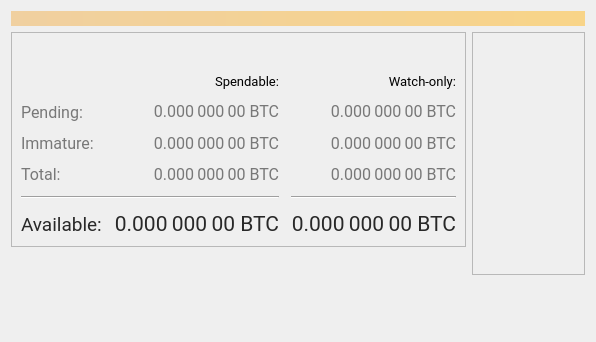
<?xml version="1.0" encoding="UTF-8"?>
<ui version="4.0">
 <class>OverviewPage</class>
 <widget class="QWidget" name="OverviewPage">
  <property name="geometry">
   <rect>
    <x>0</x>
    <y>0</y>
    <width>596</width>
    <height>342</height>
   </rect>
  </property>
  <property name="font">
   <font>
    <family>Roboto</family>
    <pointsize>10</pointsize>
   </font>
  </property>
  <property name="windowTitle">
   <string>Form</string>
  </property>
  <layout class="QVBoxLayout" name="topLayout">
   <item>
    <widget class="QLabel" name="labelAlerts">
     <property name="visible">
      <bool>false</bool>
     </property>
     <property name="styleSheet">
      <string notr="true">QLabel { background-color: qlineargradient(x1: 0, y1: 0, x2: 1, y2: 0, stop:0 #F0D0A0, stop:1 #F8D488); color:#000000; }</string>
     </property>
     <property name="wordWrap">
      <bool>true</bool>
     </property>
     <property name="margin">
      <number>3</number>
     </property>
     <property name="textInteractionFlags">
      <set>Qt::TextSelectableByMouse</set>
     </property>
    </widget>
   </item>
   <item>
    <layout class="QHBoxLayout" name="horizontalLayout" stretch="1,1">
     <item>
      <layout class="QVBoxLayout" name="verticalLayout_2">
       <item>
        <widget class="QFrame" name="frame">
         <property name="frameShape">
          <enum>QFrame::StyledPanel</enum>
         </property>
         <property name="frameShadow">
          <enum>QFrame::Raised</enum>
         </property>
         <layout class="QVBoxLayout" name="verticalLayout_4">
          <item>
           <layout class="QHBoxLayout" name="horizontalLayout_4">
            <item>
             <widget class="QLabel" name="label_5">
              <property name="font">
               <font>
                <family>Roboto</family>
                <pointsize>10</pointsize>
                <weight>75</weight>
                <bold>true</bold>
               </font>
              </property>
              <property name="text">
               <string/>
              </property>
             </widget>
            </item>
            <item>
             <widget class="QPushButton" name="labelWalletStatus">
              <property name="enabled">
               <bool>true</bool>
              </property>
              <property name="maximumSize">
               <size>
                <width>30</width>
                <height>16777215</height>
               </size>
              </property>
              <property name="toolTip">
               <string>The displayed information may be out of date. Your wallet automatically synchronizes with the Prux network after a connection is established, but this process has not completed yet.</string>
              </property>
              <property name="text">
               <string/>
              </property>
              <property name="icon">
               <iconset resource="../bitcoin.qrc">
                <normaloff>:/icons/warning</normaloff>
                <disabledoff>:/icons/warning</disabledoff>:/icons/warning</iconset>
              </property>
              <property name="iconSize">
               <size>
                <width>24</width>
                <height>24</height>
               </size>
              </property>
              <property name="flat">
               <bool>true</bool>
              </property>
             </widget>
            </item>
            <item>
             <spacer name="horizontalSpacer_3">
              <property name="orientation">
               <enum>Qt::Horizontal</enum>
              </property>
              <property name="sizeHint" stdset="0">
               <size>
                <width>40</width>
                <height>20</height>
               </size>
              </property>
             </spacer>
            </item>
           </layout>
          </item>
          <item>
           <layout class="QGridLayout" name="gridLayout">
            <property name="spacing">
             <number>12</number>
            </property>
            <item row="3" column="1">
             <widget class="QLabel" name="labelImmature">
              <property name="font">
               <font>
                <family>Roboto</family>
                <pointsize>12</pointsize>
                <weight>50</weight>
                <bold>false</bold>
               </font>
              </property>
              <property name="cursor">
               <cursorShape>IBeamCursor</cursorShape>
              </property>
              <property name="toolTip">
               <string>Mined balance that has not yet matured</string>
              </property>
              <property name="styleSheet">
               <string notr="true">color: rgb(120, 120, 120);</string>
              </property>
              <property name="text">
               <string notr="true">0.000 000 00 BTC</string>
              </property>
              <property name="alignment">
               <set>Qt::AlignRight|Qt::AlignTrailing|Qt::AlignVCenter</set>
              </property>
              <property name="textInteractionFlags">
               <set>Qt::LinksAccessibleByMouse|Qt::TextSelectableByKeyboard|Qt::TextSelectableByMouse</set>
              </property>
             </widget>
            </item>
            <item row="3" column="0">
             <widget class="QLabel" name="labelImmatureText">
              <property name="font">
               <font>
                <family>Roboto</family>
                <pointsize>12</pointsize>
                <weight>50</weight>
                <bold>false</bold>
               </font>
              </property>
              <property name="styleSheet">
               <string notr="true">color: rgb(120, 120, 120);</string>
              </property>
              <property name="text">
               <string>Immature:</string>
              </property>
             </widget>
            </item>
            <item row="2" column="2">
             <widget class="QLabel" name="labelWatchPending">
              <property name="font">
               <font>
                <family>Roboto</family>
                <pointsize>12</pointsize>
                <weight>50</weight>
                <bold>false</bold>
               </font>
              </property>
              <property name="cursor">
               <cursorShape>IBeamCursor</cursorShape>
              </property>
              <property name="toolTip">
               <string>Unconfirmed transactions to watch-only addresses</string>
              </property>
              <property name="styleSheet">
               <string notr="true">color: rgb(120, 120, 120);</string>
              </property>
              <property name="text">
               <string notr="true">0.000 000 00 BTC</string>
              </property>
              <property name="alignment">
               <set>Qt::AlignRight|Qt::AlignTrailing|Qt::AlignVCenter</set>
              </property>
              <property name="textInteractionFlags">
               <set>Qt::LinksAccessibleByMouse|Qt::TextSelectableByKeyboard|Qt::TextSelectableByMouse</set>
              </property>
             </widget>
            </item>
            <item row="6" column="0">
             <widget class="QLabel" name="labelBalanceText">
              <property name="font">
               <font>
                <family>Roboto Cn</family>
                <pointsize>14</pointsize>
               </font>
              </property>
              <property name="styleSheet">
               <string notr="true">color: rgb(40, 40, 40);</string>
              </property>
              <property name="text">
               <string>Available:</string>
              </property>
             </widget>
            </item>
            <item row="0" column="1">
             <widget class="QLabel" name="labelSpendable">
              <property name="text">
               <string>Spendable:</string>
              </property>
              <property name="alignment">
               <set>Qt::AlignRight|Qt::AlignTrailing|Qt::AlignVCenter</set>
              </property>
             </widget>
            </item>
            <item row="2" column="1">
             <widget class="QLabel" name="labelUnconfirmed">
              <property name="font">
               <font>
                <family>Roboto</family>
                <pointsize>12</pointsize>
                <weight>50</weight>
                <bold>false</bold>
               </font>
              </property>
              <property name="cursor">
               <cursorShape>IBeamCursor</cursorShape>
              </property>
              <property name="toolTip">
               <string>Total of transactions that have yet to be confirmed, and do not yet count toward the spendable balance</string>
              </property>
              <property name="styleSheet">
               <string notr="true">color: rgb(120, 120, 120);</string>
              </property>
              <property name="text">
               <string notr="true">0.000 000 00 BTC</string>
              </property>
              <property name="alignment">
               <set>Qt::AlignRight|Qt::AlignTrailing|Qt::AlignVCenter</set>
              </property>
              <property name="textInteractionFlags">
               <set>Qt::LinksAccessibleByMouse|Qt::TextSelectableByKeyboard|Qt::TextSelectableByMouse</set>
              </property>
             </widget>
            </item>
            <item row="2" column="3">
             <spacer name="horizontalSpacer_2">
              <property name="orientation">
               <enum>Qt::Horizontal</enum>
              </property>
              <property name="sizeHint" stdset="0">
               <size>
                <width>40</width>
                <height>20</height>
               </size>
              </property>
             </spacer>
            </item>
            <item row="5" column="2">
             <widget class="Line" name="lineWatchBalance">
              <property name="sizePolicy">
               <sizepolicy hsizetype="Preferred" vsizetype="Fixed">
                <horstretch>0</horstretch>
                <verstretch>0</verstretch>
               </sizepolicy>
              </property>
              <property name="minimumSize">
               <size>
                <width>140</width>
                <height>0</height>
               </size>
              </property>
              <property name="orientation">
               <enum>Qt::Horizontal</enum>
              </property>
             </widget>
            </item>
            <item row="5" column="0" colspan="2">
             <widget class="Line" name="line">
              <property name="orientation">
               <enum>Qt::Horizontal</enum>
              </property>
             </widget>
            </item>
            <item row="6" column="2">
             <widget class="QLabel" name="labelWatchAvailable">
              <property name="font">
               <font>
                <family>Roboto</family>
                <pointsize>16</pointsize>
                <weight>50</weight>
                <bold>false</bold>
               </font>
              </property>
              <property name="cursor">
               <cursorShape>IBeamCursor</cursorShape>
              </property>
              <property name="toolTip">
               <string>Your current balance in watch-only addresses</string>
              </property>
              <property name="styleSheet">
               <string notr="true">color: rgb(40, 40, 40);</string>
              </property>
              <property name="text">
               <string notr="true">0.000 000 00 BTC</string>
              </property>
              <property name="alignment">
               <set>Qt::AlignRight|Qt::AlignTrailing|Qt::AlignVCenter</set>
              </property>
              <property name="textInteractionFlags">
               <set>Qt::LinksAccessibleByMouse|Qt::TextSelectableByKeyboard|Qt::TextSelectableByMouse</set>
              </property>
             </widget>
            </item>
            <item row="3" column="2">
             <widget class="QLabel" name="labelWatchImmature">
              <property name="font">
               <font>
                <family>Roboto</family>
                <pointsize>12</pointsize>
                <weight>50</weight>
                <bold>false</bold>
               </font>
              </property>
              <property name="cursor">
               <cursorShape>IBeamCursor</cursorShape>
              </property>
              <property name="toolTip">
               <string>Mined balance in watch-only addresses that has not yet matured</string>
              </property>
              <property name="styleSheet">
               <string notr="true">color: rgb(120, 120, 120);</string>
              </property>
              <property name="text">
               <string notr="true">0.000 000 00 BTC</string>
              </property>
              <property name="alignment">
               <set>Qt::AlignRight|Qt::AlignTrailing|Qt::AlignVCenter</set>
              </property>
              <property name="textInteractionFlags">
               <set>Qt::LinksAccessibleByMouse|Qt::TextSelectableByKeyboard|Qt::TextSelectableByMouse</set>
              </property>
             </widget>
            </item>
            <item row="0" column="2">
             <widget class="QLabel" name="labelWatchonly">
              <property name="text">
               <string>Watch-only:</string>
              </property>
              <property name="alignment">
               <set>Qt::AlignRight|Qt::AlignTrailing|Qt::AlignVCenter</set>
              </property>
             </widget>
            </item>
            <item row="2" column="0">
             <widget class="QLabel" name="labelPendingText">
              <property name="font">
               <font>
                <family>Roboto</family>
                <pointsize>12</pointsize>
                <weight>50</weight>
                <bold>false</bold>
               </font>
              </property>
              <property name="styleSheet">
               <string notr="true">color: rgb(120, 120, 120);</string>
              </property>
              <property name="text">
               <string>Pending:</string>
              </property>
             </widget>
            </item>
            <item row="6" column="1">
             <widget class="QLabel" name="labelBalance">
              <property name="font">
               <font>
                <family>Roboto</family>
                <pointsize>16</pointsize>
                <weight>50</weight>
                <bold>false</bold>
               </font>
              </property>
              <property name="cursor">
               <cursorShape>IBeamCursor</cursorShape>
              </property>
              <property name="toolTip">
               <string>Your current spendable balance</string>
              </property>
              <property name="styleSheet">
               <string notr="true">color: rgb(40, 40, 40);</string>
              </property>
              <property name="text">
               <string notr="true">0.000 000 00 BTC</string>
              </property>
              <property name="alignment">
               <set>Qt::AlignRight|Qt::AlignTrailing|Qt::AlignVCenter</set>
              </property>
              <property name="textInteractionFlags">
               <set>Qt::LinksAccessibleByMouse|Qt::TextSelectableByKeyboard|Qt::TextSelectableByMouse</set>
              </property>
             </widget>
            </item>
            <item row="4" column="0">
             <widget class="QLabel" name="labelTotalText">
              <property name="font">
               <font>
                <family>Roboto</family>
                <pointsize>12</pointsize>
                <weight>50</weight>
                <bold>false</bold>
               </font>
              </property>
              <property name="styleSheet">
               <string notr="true">color: rgb(120, 120, 120);</string>
              </property>
              <property name="text">
               <string>Total:</string>
              </property>
             </widget>
            </item>
            <item row="4" column="1">
             <widget class="QLabel" name="labelTotal">
              <property name="font">
               <font>
                <family>Roboto</family>
                <pointsize>12</pointsize>
                <weight>50</weight>
                <bold>false</bold>
               </font>
              </property>
              <property name="cursor">
               <cursorShape>IBeamCursor</cursorShape>
              </property>
              <property name="toolTip">
               <string>Your current total balance</string>
              </property>
              <property name="styleSheet">
               <string notr="true">color: rgb(120, 120, 120);</string>
              </property>
              <property name="text">
               <string notr="true">0.000 000 00 BTC</string>
              </property>
              <property name="alignment">
               <set>Qt::AlignRight|Qt::AlignTrailing|Qt::AlignVCenter</set>
              </property>
              <property name="textInteractionFlags">
               <set>Qt::LinksAccessibleByMouse|Qt::TextSelectableByKeyboard|Qt::TextSelectableByMouse</set>
              </property>
             </widget>
            </item>
            <item row="4" column="2">
             <widget class="QLabel" name="labelWatchTotal">
              <property name="font">
               <font>
                <family>Roboto</family>
                <pointsize>12</pointsize>
                <weight>50</weight>
                <bold>false</bold>
               </font>
              </property>
              <property name="cursor">
               <cursorShape>IBeamCursor</cursorShape>
              </property>
              <property name="toolTip">
               <string>Current total balance in watch-only addresses</string>
              </property>
              <property name="styleSheet">
               <string notr="true">color: rgb(120, 120, 120);</string>
              </property>
              <property name="text">
               <string notr="true">0.000 000 00 BTC</string>
              </property>
              <property name="alignment">
               <set>Qt::AlignRight|Qt::AlignTrailing|Qt::AlignVCenter</set>
              </property>
              <property name="textInteractionFlags">
               <set>Qt::LinksAccessibleByMouse|Qt::TextSelectableByKeyboard|Qt::TextSelectableByMouse</set>
              </property>
             </widget>
            </item>
           </layout>
          </item>
         </layout>
        </widget>
       </item>
       <item>
        <spacer name="verticalSpacer">
         <property name="orientation">
          <enum>Qt::Vertical</enum>
         </property>
         <property name="sizeHint" stdset="0">
          <size>
           <width>20</width>
           <height>40</height>
          </size>
         </property>
        </spacer>
       </item>
       <item>
        <widget class="QLabel" name="label_wallet_bgcoin">
         <property name="maximumSize">
          <size>
           <width>0</width>
           <height>0</height>
          </size>
         </property>
         <property name="text">
          <string/>
         </property>
         <property name="pixmap">
          <pixmap resource="../bitcoin.qrc">:/icons/wallet_bgcoin</pixmap>
         </property>
         <property name="scaledContents">
          <bool>false</bool>
         </property>
         <property name="alignment">
          <set>Qt::AlignCenter</set>
         </property>
         <property name="margin">
          <number>-2</number>
         </property>
        </widget>
       </item>
      </layout>
     </item>
     <item>
      <layout class="QVBoxLayout" name="verticalLayout_3">
       <item>
        <widget class="QFrame" name="frame_2">
         <property name="frameShape">
          <enum>QFrame::StyledPanel</enum>
         </property>
         <property name="frameShadow">
          <enum>QFrame::Raised</enum>
         </property>
         <layout class="QVBoxLayout" name="verticalLayout">
          <item>
           <layout class="QHBoxLayout" name="horizontalLayout_2">
            <item>
             <widget class="QLabel" name="label_4">
              <property name="font">
               <font>
                <family>Roboto</family>
                <pointsize>10</pointsize>
                <weight>75</weight>
                <bold>true</bold>
               </font>
              </property>
              <property name="text">
               <string/>
              </property>
             </widget>
            </item>
            <item>
             <widget class="QPushButton" name="labelTransactionsStatus">
              <property name="enabled">
               <bool>true</bool>
              </property>
              <property name="maximumSize">
               <size>
                <width>30</width>
                <height>16777215</height>
               </size>
              </property>
              <property name="toolTip">
               <string>The displayed information may be out of date. Your wallet automatically synchronizes with the Prux network after a connection is established, but this process has not completed yet.</string>
              </property>
              <property name="text">
               <string/>
              </property>
              <property name="icon">
               <iconset resource="../bitcoin.qrc">
                <normaloff>:/icons/warning</normaloff>
                <disabledoff>:/icons/warning</disabledoff>:/icons/warning</iconset>
              </property>
              <property name="iconSize">
               <size>
                <width>24</width>
                <height>24</height>
               </size>
              </property>
              <property name="flat">
               <bool>true</bool>
              </property>
             </widget>
            </item>
            <item>
             <spacer name="horizontalSpacer">
              <property name="orientation">
               <enum>Qt::Horizontal</enum>
              </property>
              <property name="sizeHint" stdset="0">
               <size>
                <width>40</width>
                <height>20</height>
               </size>
              </property>
             </spacer>
            </item>
           </layout>
          </item>
          <item>
           <widget class="QListView" name="listTransactions">
            <property name="font">
             <font>
              <family>Roboto Cn</family>
              <pointsize>10</pointsize>
             </font>
            </property>
            <property name="styleSheet">
             <string notr="true">QListView { background: transparent; }</string>
            </property>
            <property name="frameShape">
             <enum>QFrame::NoFrame</enum>
            </property>
            <property name="verticalScrollBarPolicy">
             <enum>Qt::ScrollBarAlwaysOff</enum>
            </property>
            <property name="horizontalScrollBarPolicy">
             <enum>Qt::ScrollBarAlwaysOff</enum>
            </property>
            <property name="selectionMode">
             <enum>QAbstractItemView::NoSelection</enum>
            </property>
           </widget>
          </item>
         </layout>
        </widget>
       </item>
       <item>
        <spacer name="verticalSpacer_2">
         <property name="orientation">
          <enum>Qt::Vertical</enum>
         </property>
         <property name="sizeHint" stdset="0">
          <size>
           <width>20</width>
           <height>40</height>
          </size>
         </property>
        </spacer>
       </item>
      </layout>
     </item>
    </layout>
   </item>
  </layout>
 </widget>
 <resources>
  <include location="../bitcoin.qrc"/>
 </resources>
 <connections/>
</ui>
